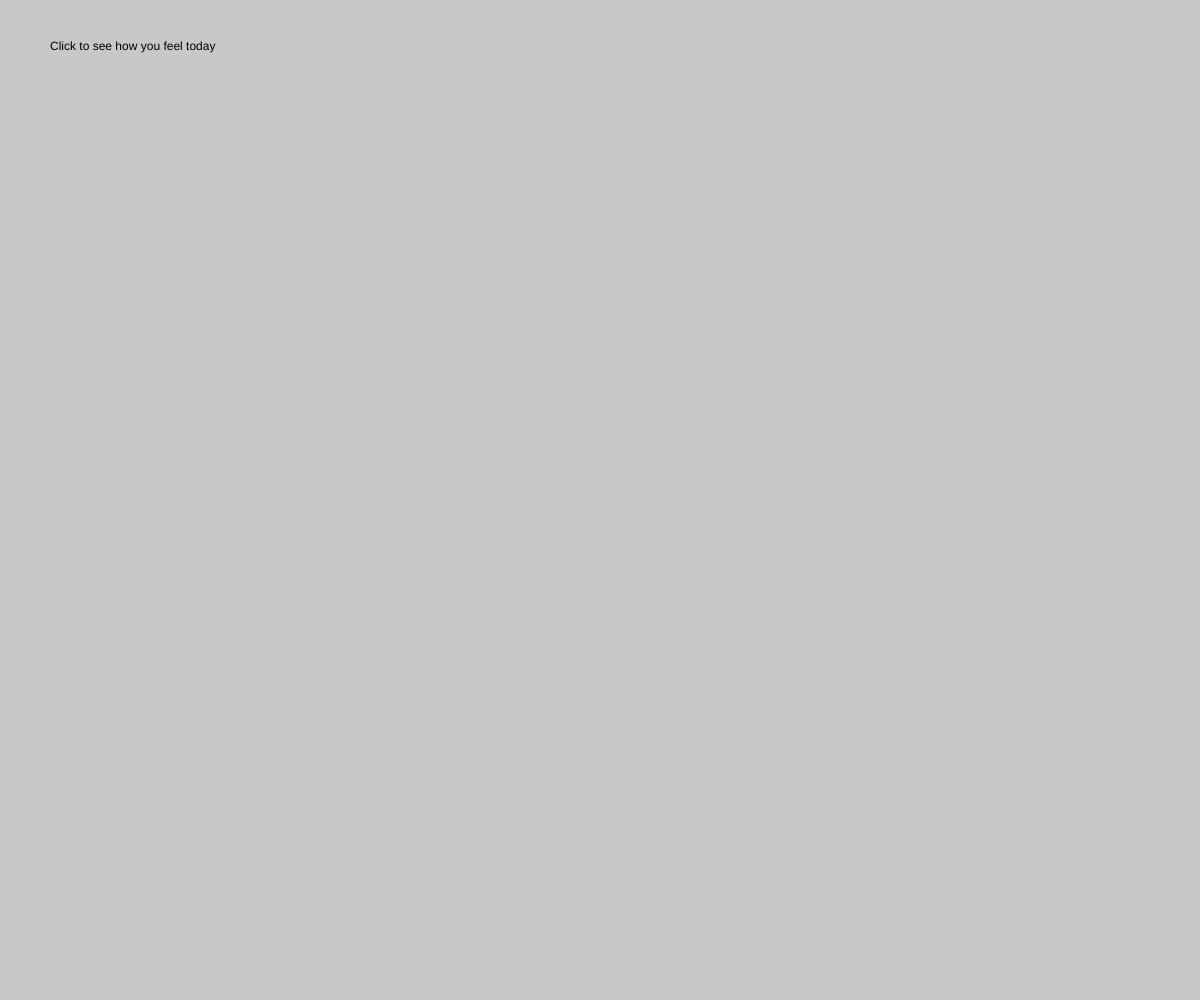
Frame 1 (no input)
Frame 60 (no input): identical to frame 1, image omitted
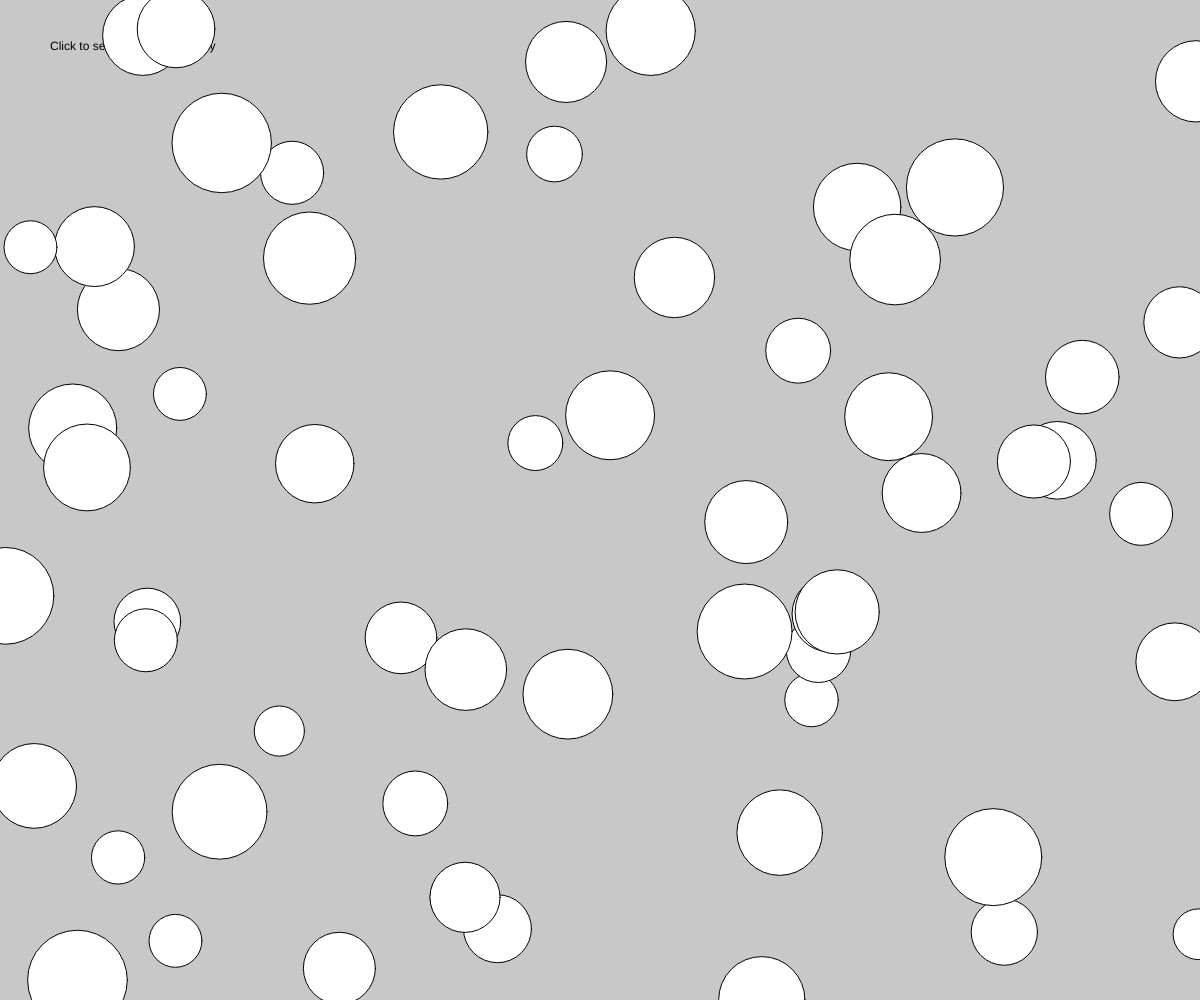
Frame 120 (the mouse pressed at the canvas centre since frame 60)

The p5.js sketch that drew these frames (run headless with seeded random() and noise() and a simulated clock; from frame 60 on, the mouse is pressed at the canvas centre):

// p5.js sketch
// ── sketch.js
let things = [{
    name:"3ae",
    color: "3ac"
}, {
    name:"xanh",
    color:"3xa"
}, {
    name: "mi",
    color:"3mi"
}, {
    name:"hom",
    color:"3hom"
}, {
    name:"che",
    color:"3che"
}, {
    name:"bot",
    color:"3bot"
}];

let randomIndex;
let counter = 0;
let cheddar = false;

function setup (){
    createCanvas(windowWidth,windowHeight);
    background(200);

    
text("Click to see how you feel today", 50,50);
// setInterval(changeBackground, 1000);
//set time out is expecting a function (change background is the function in this
//case)
}

function draw(){

    if(cheddar== true){
        ellipse(random(width),random(height),random(50,100))
    }

}
function changeBackground(){
    if (counter <=5){
        counter++;
    
    background(random(255),random(255),random(255));
 } else {

 }
}
function loading(){
    if(things[0]){
    background(random(255));
    randomIndex = int(random(things.length));
    text(things[randomIndex].name,50,50);
    things.splice(randomIndex, 1);
} else{
    background(255)
    text("STOP CLICKING FAST",50,50)
}
}
function mousePressed(){
    cheddar = true;
    setTimeout(loading,2000);


   
}
